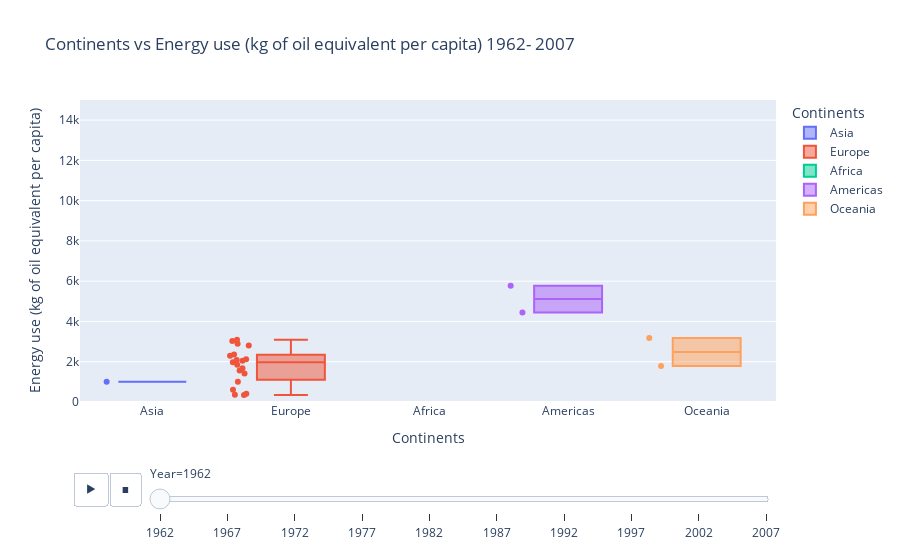

The cell this chart's notebook holds for it:
### Code cell
#the median can be a very usefull to display data graphically especially for data with many outliners as in gapminder
clean_CvE_2=gapminder_df.copy().loc[:,['Energy use (kg of oil equivalent per capita)','continent','Year','Country Name']]
clean_CvE_2=clean_CvE_2.dropna(how='all',subset=(['Energy use (kg of oil equivalent per capita)','continent','Year','Country Name']))
clean_CvE_2.dropna(subset=(['continent']),inplace=True)
fig=px.box(data_frame=clean_CvE_2, 
           x='continent',
           y='Energy use (kg of oil equivalent per capita)',
           color='continent',
           title="Continents vs Energy use (kg of oil equivalent per capita) 1962- 2007",
           labels={'continent':'Continents'},
           animation_frame='Year', hover_name='Country Name',points="all")
fig.update_yaxes(range = [0,15000])
fig.show()

### Figure 1 — Plotly figure (JSON) as saved in the notebook; plotly's stock layout.template omitted (floating-point values rounded to 4 significant figures)
{"data": [{"alignmentgroup": "True", "boxpoints": "all", "hovertemplate": "<b>%{hovertext}</b><br><br>Continents=%{x}<br>Year=1962<br>Energy use (kg of oil equivalent per capita)=%{y}<extra></extra>", "hovertext": ["Afghanistan", "Bahrain", "Bangladesh", "Cambodia", "China", "India", "Indonesia", "Iraq", "Israel", "Japan", "Jordan", "Kuwait", "Lebanon", "Malaysia", "Mongolia", "Myanmar", "Nepal", "Oman", "Pakistan", "Philippines", "Saudi Arabia", "Singapore", "Sri Lanka", "Thailand", "Vietnam"], "legendgroup": "Asia", "marker": {"color": "#636efa"}, "name": "Asia", "notched": false, "offsetgroup": "Asia", "orientation": "v", "showlegend": true, "type": "box", "x": ["Asia", "Asia", "Asia", "Asia", "Asia", "Asia", "Asia", "Asia", "Asia", "Asia", "Asia", "Asia", "Asia", "Asia", "Asia", "Asia", "Asia", "Asia", "Asia", "Asia", "Asia", "Asia", "Asia", "Asia", "Asia"], "x0": " ", "xaxis": "x", "y": [null, null, null, null, null, null, null, null, null, 1004.0, null, null, null, null, null, null, null, null, null, null, null, null, null, null, null], "y0": " ", "yaxis": "y"}, {"alignmentgroup": "True", "boxpoints": "all", "hovertemplate": "<b>%{hovertext}</b><br><br>Continents=%{x}<br>Year=1962<br>Energy use (kg of oil equivalent per capita)=%{y}<extra></extra>", "hovertext": ["Albania", "Austria", "Belgium", "Bosnia and Herzegovina", "Bulgaria", "Croatia", "Czech Republic", "Denmark", "Finland", "France", "Germany", "Greece", "Hungary", "Iceland", "Ireland", "Italy", "Montenegro", "Netherlands", "Norway", "Poland", "Portugal", "Romania", "Serbia", "Slovak Republic", "Slovenia", "Spain", "Sweden", "Switzerland", "Turkey", "United Kingdom"], "legendgroup": "Europe", "marker": {"color": "#EF553B"}, "name": "Europe", "notched": false, "offsetgroup": "Europe", "orientation": "v", "showlegend": true, "type": "box", "x": ["Europe", "Europe", "Europe", "Europe", "Europe", "Europe", "Europe", "Europe", "Europe", "Europe", "Europe", "Europe", "Europe", "Europe", "Europe", "Europe", "Europe", "Europe", "Europe", "Europe", "Europe", "Europe", "Europe", "Europe", "Europe", "Europe", "Europe", "Europe", "Europe", "Europe"], "x0": " ", "xaxis": "x", "y": [null, 1676.0, 2810.0, null, null, null, null, 2296.0, 2362.0, 1853.0, 2125.0, 350.1, null, 3028.0, 1413.0, 1007.0, null, 2081.0, 2052.0, 1977.0, 363.2, null, null, null, null, 605.2, 2887.0, 1569.0, 410.0, 3087.0], "y0": " ", "yaxis": "y"}, {"alignmentgroup": "True", "boxpoints": "all", "hovertemplate": "<b>%{hovertext}</b><br><br>Continents=%{x}<br>Year=1962<br>Energy use (kg of oil equivalent per capita)=%{y}<extra></extra>", "hovertext": ["Algeria", "Angola", "Benin", "Botswana", "Burkina Faso", "Burundi", "Cameroon", "Central African Republic", "Chad", "Comoros", "Cote d'Ivoire", "Djibouti", "Equatorial Guinea", "Eritrea", "Ethiopia", "Gabon", "Ghana", "Guinea", "Guinea-Bissau", "Kenya", "Lesotho", "Liberia", "Libya", "Madagascar", "Malawi", "Mali", "Mauritania", "Mauritius", "Morocco", "Mozambique", "Namibia", "Niger", "Nigeria", "Rwanda", "Sao Tome and Principe", "Senegal", "Sierra Leone", "Somalia", "South Africa", "Sudan", "Swaziland", "Tanzania", "Togo", "Tunisia", "Uganda", "Zambia", "Zimbabwe"], "legendgroup": "Africa", "marker": {"color": "#00cc96"}, "name": "Africa", "notched": false, "offsetgroup": "Africa", "orientation": "v", "showlegend": true, "type": "box", "x": ["Africa", "Africa", "Africa", "Africa", "Africa", "Africa", "Africa", "Africa", "Africa", "Africa", "Africa", "Africa", "Africa", "Africa", "Africa", "Africa", "Africa", "Africa", "Africa", "Africa", "Africa", "Africa", "Africa", "Africa", "Africa", "Africa", "Africa", "Africa", "Africa", "Africa", "Africa", "Africa", "Africa", "Africa", "Africa", "Africa", "Africa", "Africa", "Africa", "Africa", "Africa", "Africa", "Africa", "Africa", "Africa", "Africa", "Africa"], "x0": " ", "xaxis": "x", "y": [null, null, null, null, null, null, null, null, null, null, null, null, null, null, null, null, null, null, null, null, null, null, null, null, null, null, null, null, null, null, null, null, null, null, null, null, null, null, null, null, null, null, null, null, null, null, null], "y0": " ", "yaxis": "y"}, {"alignmentgroup": "True", "boxpoints": "all", "hovertemplate": "<b>%{hovertext}</b><br><br>Continents=%{x}<br>Year=1962<br>Energy use (kg of oil equivalent per capita)=%{y}<extra></extra>", "hovertext": ["Argentina", "Bolivia", "Brazil", "Canada", "Chile", "Colombia", "Costa Rica", "Cuba", "Dominican Republic", "Ecuador", "El Salvador", "Guatemala", "Haiti", "Honduras", "Jamaica", "Mexico", "Nicaragua", "Panama", "Paraguay", "Peru", "Puerto Rico", "Trinidad and Tobago", "United States", "Uruguay"], "legendgroup": "Americas", "marker": {"color": "#ab63fa"}, "name": "Americas", "notched": false, "offsetgroup": "Americas", "orientation": "v", "showlegend": true, "type": "box", "x": ["Americas", "Americas", "Americas", "Americas", "Americas", "Americas", "Americas", "Americas", "Americas", "Americas", "Americas", "Americas", "Americas", "Americas", "Americas", "Americas", "Americas", "Americas", "Americas", "Americas", "Americas", "Americas", "Americas", "Americas"], "x0": " ", "xaxis": "x", "y": [null, null, null, 4452.0, null, null, null, null, null, null, null, null, null, null, null, null, null, null, null, null, null, null, 5775.0, null], "y0": " ", "yaxis": "y"}, {"alignmentgroup": "True", "boxpoints": "all", "hovertemplate": "<b>%{hovertext}</b><br><br>Continents=%{x}<br>Year=1962<br>Energy use (kg of oil equivalent per capita)=%{y}<extra></extra>", "hovertext": ["Australia", "New Zealand"], "legendgroup": "Oceania", "marker": {"color": "#FFA15A"}, "name": "Oceania", "notched": false, "offsetgroup": "Oceania", "orientation": "v", "showlegend": true, "type": "box", "x": ["Oceania", "Oceania"], "x0": " ", "xaxis": "x", "y": [3173.0, 1791.0], "y0": " ", "yaxis": "y"}], "layout": {"boxmode": "overlay", "legend": {"title": {"text": "Continents"}, "tracegroupgap": 0}, "sliders": [{"active": 0, "currentvalue": {"prefix": "Year="}, "len": 0.9, "pad": {"b": 10, "t": 60}, "steps": [{"args": [["1962"], {"frame": {"duration": 0, "redraw": true}, "fromcurrent": true, "mode": "immediate", "transition": {"duration": 0, "easing": "linear"}}], "label": "1962", "method": "animate"}, {"args": [["1967"], {"frame": {"duration": 0, "redraw": true}, "fromcurrent": true, "mode": "immediate", "transition": {"duration": 0, "easing": "linear"}}], "label": "1967", "method": "animate"}, {"args": [["1972"], {"frame": {"duration": 0, "redraw": true}, "fromcurrent": true, "mode": "immediate", "transition": {"duration": 0, "easing": "linear"}}], "label": "1972", "method": "animate"}, {"args": [["1977"], {"frame": {"duration": 0, "redraw": true}, "fromcurrent": true, "mode": "immediate", "transition": {"duration": 0, "easing": "linear"}}], "label": "1977", "method": "animate"}, {"args": [["1982"], {"frame": {"duration": 0, "redraw": true}, "fromcurrent": true, "mode": "immediate", "transition": {"duration": 0, "easing": "linear"}}], "label": "1982", "method": "animate"}, {"args": [["1987"], {"frame": {"duration": 0, "redraw": true}, "fromcurrent": true, "mode": "immediate", "transition": {"duration": 0, "easing": "linear"}}], "label": "1987", "method": "animate"}, {"args": [["1992"], {"frame": {"duration": 0, "redraw": true}, "fromcurrent": true, "mode": "immediate", "transition": {"duration": 0, "easing": "linear"}}], "label": "1992", "method": "animate"}, {"args": [["1997"], {"frame": {"duration": 0, "redraw": true}, "fromcurrent": true, "mode": "immediate", "transition": {"duration": 0, "easing": "linear"}}], "label": "1997", "method": "animate"}, {"args": [["2002"], {"frame": {"duration": 0, "redraw": true}, "fromcurrent": true, "mode": "immediate", "transition": {"duration": 0, "easing": "linear"}}], "label": "2002", "method": "animate"}, {"args": [["2007"], {"frame": {"duration": 0, "redraw": true}, "fromcurrent": true, "mode": "immediate", "transition": {"duration": 0, "easing": "linear"}}], "label": "2007", "method": "animate"}], "x": 0.1, "xanchor": "left", "y": 0, "yanchor": "top"}], "title": {"text": "Continents vs Energy use (kg of oil equivalent per capita) 1962- 2007"}, "updatemenus": [{"buttons": [{"args": [null, {"frame": {"duration": 500, "redraw": true}, "fromcurrent": true, "mode": "immediate", "transition": {"duration": 500, "easing": "linear"}}], "label": "&#9654;", "method": "animate"}, {"args": [[null], {"frame": {"duration": 0, "redraw": true}, "fromcurrent": true, "mode": "immediate", "transition": {"duration": 0, "easing": "linear"}}], "label": "&#9724;", "method": "animate"}], "direction": "left", "pad": {"r": 10, "t": 70}, "showactive": false, "type": "buttons", "x": 0.1, "xanchor": "right", "y": 0, "yanchor": "top"}], "xaxis": {"anchor": "y", "categoryarray": ["Asia", "Europe", "Africa", "Americas", "Oceania"], "categoryorder": "array", "domain": [0, 1], "title": {"text": "Continents"}}, "yaxis": {"anchor": "x", "domain": [0, 1], "range": [0, 15000], "title": {"text": "Energy use (kg of oil equivalent per capita)"}}}}
